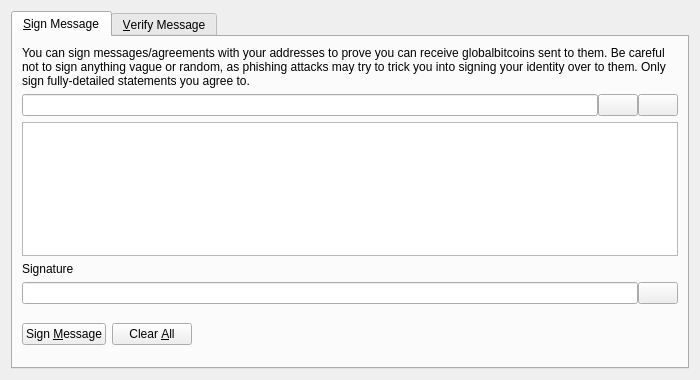
<?xml version="1.0" encoding="UTF-8"?>
<ui version="4.0">
 <class>SignVerifyMessageDialog</class>
 <widget class="QDialog" name="SignVerifyMessageDialog">
  <property name="geometry">
   <rect>
    <x>0</x>
    <y>0</y>
    <width>700</width>
    <height>380</height>
   </rect>
  </property>
  <property name="windowTitle">
   <string>Signatures - Sign / Verify a Message</string>
  </property>
  <property name="modal">
   <bool>true</bool>
  </property>
  <layout class="QVBoxLayout" name="verticalLayout">
   <item>
    <widget class="QTabWidget" name="tabWidget">
     <property name="currentIndex">
      <number>0</number>
     </property>
     <widget class="QWidget" name="tabSignMessage">
      <attribute name="title">
       <string>&amp;Sign Message</string>
      </attribute>
      <layout class="QVBoxLayout" name="verticalLayout_SM">
       <item>
        <widget class="QLabel" name="infoLabel_SM">
         <property name="text">
          <string>You can sign messages/agreements with your addresses to prove you can receive globalbitcoins sent to them. Be careful not to sign anything vague or random, as phishing attacks may try to trick you into signing your identity over to them. Only sign fully-detailed statements you agree to.</string>
         </property>
         <property name="textFormat">
          <enum>Qt::PlainText</enum>
         </property>
         <property name="wordWrap">
          <bool>true</bool>
         </property>
        </widget>
       </item>
       <item>
        <layout class="QHBoxLayout" name="horizontalLayout_1_SM">
         <property name="spacing">
          <number>0</number>
         </property>
         <item>
          <widget class="QValidatedLineEdit" name="addressIn_SM">
           <property name="toolTip">
            <string>The GlobalBitcoin address to sign the message with</string>
           </property>
          </widget>
         </item>
         <item>
          <widget class="QPushButton" name="addressBookButton_SM">
           <property name="toolTip">
            <string>Choose previously used address</string>
           </property>
           <property name="text">
            <string/>
           </property>
           <property name="icon">
            <iconset resource="../globalbitcoin.qrc">
             <normaloff>:/icons/address-book</normaloff>:/icons/address-book</iconset>
           </property>
           <property name="shortcut">
            <string>Alt+A</string>
           </property>
           <property name="autoDefault">
            <bool>false</bool>
           </property>
          </widget>
         </item>
         <item>
          <widget class="QPushButton" name="pasteButton_SM">
           <property name="toolTip">
            <string>Paste address from clipboard</string>
           </property>
           <property name="text">
            <string/>
           </property>
           <property name="icon">
            <iconset resource="../globalbitcoin.qrc">
             <normaloff>:/icons/editpaste</normaloff>:/icons/editpaste</iconset>
           </property>
           <property name="shortcut">
            <string>Alt+P</string>
           </property>
           <property name="autoDefault">
            <bool>false</bool>
           </property>
          </widget>
         </item>
        </layout>
       </item>
       <item>
        <widget class="QPlainTextEdit" name="messageIn_SM">
         <property name="toolTip">
          <string>Enter the message you want to sign here</string>
         </property>
        </widget>
       </item>
       <item>
        <widget class="QLabel" name="signatureLabel_SM">
         <property name="text">
          <string>Signature</string>
         </property>
         <property name="textFormat">
          <enum>Qt::PlainText</enum>
         </property>
        </widget>
       </item>
       <item>
        <layout class="QHBoxLayout" name="horizontalLayout_2_SM">
         <property name="spacing">
          <number>0</number>
         </property>
         <item>
          <widget class="QLineEdit" name="signatureOut_SM">
           <property name="font">
            <font>
             <italic>true</italic>
            </font>
           </property>
           <property name="readOnly">
            <bool>true</bool>
           </property>
          </widget>
         </item>
         <item>
          <widget class="QPushButton" name="copySignatureButton_SM">
           <property name="toolTip">
            <string>Copy the current signature to the system clipboard</string>
           </property>
           <property name="text">
            <string/>
           </property>
           <property name="icon">
            <iconset resource="../globalbitcoin.qrc">
             <normaloff>:/icons/editcopy</normaloff>:/icons/editcopy</iconset>
           </property>
           <property name="autoDefault">
            <bool>false</bool>
           </property>
          </widget>
         </item>
        </layout>
       </item>
       <item>
        <layout class="QHBoxLayout" name="horizontalLayout_3_SM">
         <item>
          <widget class="QPushButton" name="signMessageButton_SM">
           <property name="toolTip">
            <string>Sign the message to prove you own this GlobalBitcoin address</string>
           </property>
           <property name="text">
            <string>Sign &amp;Message</string>
           </property>
           <property name="icon">
            <iconset resource="../globalbitcoin.qrc">
             <normaloff>:/icons/edit</normaloff>:/icons/edit</iconset>
           </property>
           <property name="autoDefault">
            <bool>false</bool>
           </property>
          </widget>
         </item>
         <item>
          <widget class="QPushButton" name="clearButton_SM">
           <property name="toolTip">
            <string>Reset all sign message fields</string>
           </property>
           <property name="text">
            <string>Clear &amp;All</string>
           </property>
           <property name="icon">
            <iconset resource="../globalbitcoin.qrc">
             <normaloff>:/icons/remove</normaloff>:/icons/remove</iconset>
           </property>
           <property name="autoDefault">
            <bool>false</bool>
           </property>
          </widget>
         </item>
         <item>
          <spacer name="horizontalSpacer_1_SM">
           <property name="orientation">
            <enum>Qt::Horizontal</enum>
           </property>
           <property name="sizeHint" stdset="0">
            <size>
             <width>40</width>
             <height>48</height>
            </size>
           </property>
          </spacer>
         </item>
         <item>
          <widget class="QLabel" name="statusLabel_SM">
           <property name="font">
            <font>
             <weight>75</weight>
             <bold>true</bold>
            </font>
           </property>
           <property name="text">
            <string/>
           </property>
           <property name="wordWrap">
            <bool>true</bool>
           </property>
          </widget>
         </item>
         <item>
          <spacer name="horizontalSpacer_2_SM">
           <property name="orientation">
            <enum>Qt::Horizontal</enum>
           </property>
           <property name="sizeHint" stdset="0">
            <size>
             <width>40</width>
             <height>48</height>
            </size>
           </property>
          </spacer>
         </item>
        </layout>
       </item>
      </layout>
     </widget>
     <widget class="QWidget" name="tabVerifyMessage">
      <attribute name="title">
       <string>&amp;Verify Message</string>
      </attribute>
      <layout class="QVBoxLayout" name="verticalLayout_VM">
       <item>
        <widget class="QLabel" name="infoLabel_VM">
         <property name="text">
          <string>Enter the receiver's address, message (ensure you copy line breaks, spaces, tabs, etc. exactly) and signature below to verify the message. Be careful not to read more into the signature than what is in the signed message itself, to avoid being tricked by a man-in-the-middle attack. Note that this only proves the signing party receives with the address, it cannot prove sendership of any transaction!</string>
         </property>
         <property name="textFormat">
          <enum>Qt::PlainText</enum>
         </property>
         <property name="alignment">
          <set>Qt::AlignLeading|Qt::AlignLeft|Qt::AlignTop</set>
         </property>
         <property name="wordWrap">
          <bool>true</bool>
         </property>
        </widget>
       </item>
       <item>
        <layout class="QHBoxLayout" name="horizontalLayout_1_VM">
         <property name="spacing">
          <number>0</number>
         </property>
         <item>
          <widget class="QValidatedLineEdit" name="addressIn_VM">
           <property name="toolTip">
            <string>The GlobalBitcoin address the message was signed with</string>
           </property>
          </widget>
         </item>
         <item>
          <widget class="QPushButton" name="addressBookButton_VM">
           <property name="toolTip">
            <string>Choose previously used address</string>
           </property>
           <property name="text">
            <string/>
           </property>
           <property name="icon">
            <iconset resource="../globalbitcoin.qrc">
             <normaloff>:/icons/address-book</normaloff>:/icons/address-book</iconset>
           </property>
           <property name="shortcut">
            <string>Alt+A</string>
           </property>
           <property name="autoDefault">
            <bool>false</bool>
           </property>
          </widget>
         </item>
        </layout>
       </item>
       <item>
        <widget class="QPlainTextEdit" name="messageIn_VM"/>
       </item>
       <item>
        <widget class="QValidatedLineEdit" name="signatureIn_VM"/>
       </item>
       <item>
        <layout class="QHBoxLayout" name="horizontalLayout_2_VM">
         <item>
          <widget class="QPushButton" name="verifyMessageButton_VM">
           <property name="toolTip">
            <string>Verify the message to ensure it was signed with the specified GlobalBitcoin address</string>
           </property>
           <property name="text">
            <string>Verify &amp;Message</string>
           </property>
           <property name="icon">
            <iconset resource="../globalbitcoin.qrc">
             <normaloff>:/icons/transaction_0</normaloff>:/icons/transaction_0</iconset>
           </property>
           <property name="autoDefault">
            <bool>false</bool>
           </property>
          </widget>
         </item>
         <item>
          <widget class="QPushButton" name="clearButton_VM">
           <property name="toolTip">
            <string>Reset all verify message fields</string>
           </property>
           <property name="text">
            <string>Clear &amp;All</string>
           </property>
           <property name="icon">
            <iconset resource="../globalbitcoin.qrc">
             <normaloff>:/icons/remove</normaloff>:/icons/remove</iconset>
           </property>
           <property name="autoDefault">
            <bool>false</bool>
           </property>
          </widget>
         </item>
         <item>
          <spacer name="horizontalSpacer_1_VM">
           <property name="orientation">
            <enum>Qt::Horizontal</enum>
           </property>
           <property name="sizeHint" stdset="0">
            <size>
             <width>40</width>
             <height>48</height>
            </size>
           </property>
          </spacer>
         </item>
         <item>
          <widget class="QLabel" name="statusLabel_VM">
           <property name="font">
            <font>
             <weight>75</weight>
             <bold>true</bold>
            </font>
           </property>
           <property name="text">
            <string/>
           </property>
           <property name="wordWrap">
            <bool>true</bool>
           </property>
          </widget>
         </item>
         <item>
          <spacer name="horizontalSpacer_2_VM">
           <property name="orientation">
            <enum>Qt::Horizontal</enum>
           </property>
           <property name="sizeHint" stdset="0">
            <size>
             <width>40</width>
             <height>48</height>
            </size>
           </property>
          </spacer>
         </item>
        </layout>
       </item>
      </layout>
     </widget>
    </widget>
   </item>
  </layout>
 </widget>
 <customwidgets>
  <customwidget>
   <class>QValidatedLineEdit</class>
   <extends>QLineEdit</extends>
   <header>qt/qvalidatedlineedit.h</header>
  </customwidget>
 </customwidgets>
 <resources>
  <include location="../globalbitcoin.qrc"/>
 </resources>
 <connections/>
</ui>
